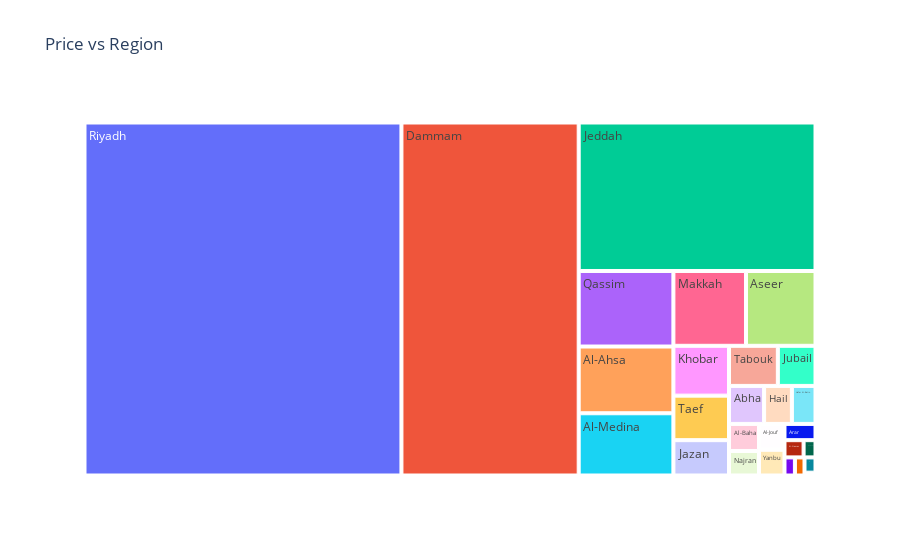

The code cell stored with this chart in its notebook:
### Markdown cell above
The above scatterplot shows that Saudi people like to drive cars of the used models i.e. released between 1970 and 2020. For the cars between 1980 and 2000 models, the preferred Options was standers as it is the cheapest available in Saudi. For the 2000 - 2020 model cars, the people tend to shift to the Full cars due to the shortage of standers in saudi lately

### Code cell
import plotly.express as px

px.treemap(cars.groupby(by='Region').sum().reset_index(), path=['Region'], labels='Fuel_Type', 
           values='Price', title='Price vs Region')

### Figure 1 — Plotly figure (JSON) as saved in the notebook; plotly's stock layout.template omitted (floating-point values rounded to 4 significant figures)
{"data": [{"branchvalues": "total", "domain": {"x": [0, 1], "y": [0, 1]}, "hovertemplate": "labels=%{label}<br>Price=%{value}<br>parent=%{parent}<br>id=%{id}<extra></extra>", "ids": ["Abha", "Al-Ahsa", "Al-Baha", "Al-Jouf", "Al-Medina", "Al-Namas", "Arar", "Aseer", "Besha", "Dammam", "Hafar Al-Batin", "Hail", "Jazan", "Jeddah", "Jubail", "Khobar", "Makkah", "Najran", "Qassim", "Qurayyat", "Riyadh", "Sabya", "Sakaka", "Tabouk", "Taef", "Wadi Dawasir", "Yanbu"], "labels": ["Abha", "Al-Ahsa", "Al-Baha", "Al-Jouf", "Al-Medina", "Al-Namas", "Arar", "Aseer", "Besha", "Dammam", "Hafar Al-Batin", "Hail", "Jazan", "Jeddah", "Jubail", "Khobar", "Makkah", "Najran", "Qassim", "Qurayyat", "Riyadh", "Sabya", "Sakaka", "Tabouk", "Taef", "Wadi Dawasir", "Yanbu"], "name": "", "parents": ["", "", "", "", "", "", "", "", "", "", "", "", "", "", "", "", "", "", "", "", "", "", "", "", "", "", ""], "type": "treemap", "values": [2222510, 10529588, 1353000, 1098824, 9820655, 548000, 840584, 8665093, 314000, 104245245, 1495757, 1758404, 3273413, 58580311, 2514849, 4614462, 9049080, 1225254, 11917965, 279000, 186396782, 52000, 342000, 3263695, 4125290, 289000, 1093000]}], "layout": {"legend": {"tracegroupgap": 0}, "title": {"text": "Price vs Region"}}}
